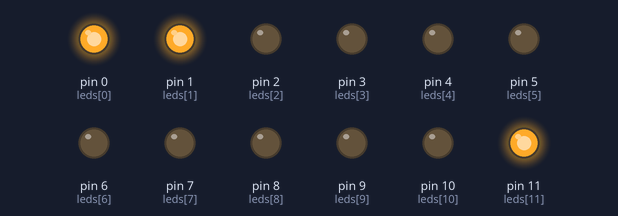
A program run on a simulated MicroPython board. On the bench: output pins drawn as LEDs (lit = HIGH).

Above: at 0.02 s.
At 0.37 s:
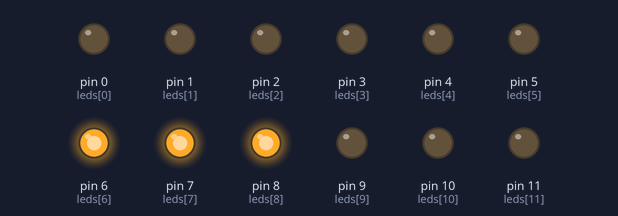
At 0.77 s:
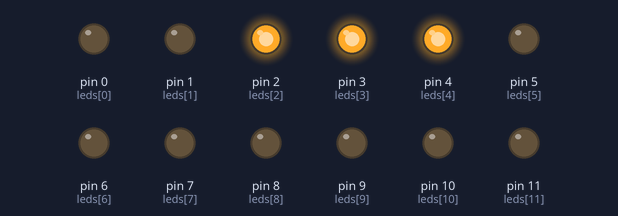
At 1.48 s:
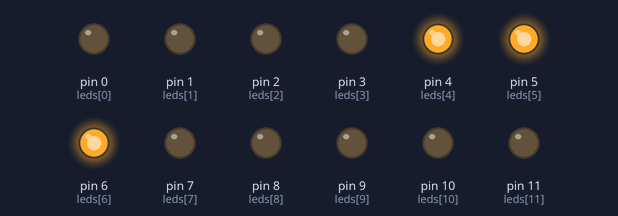
At 2.23 s:
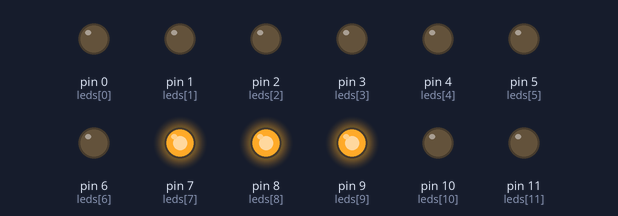
At 2.93 s:
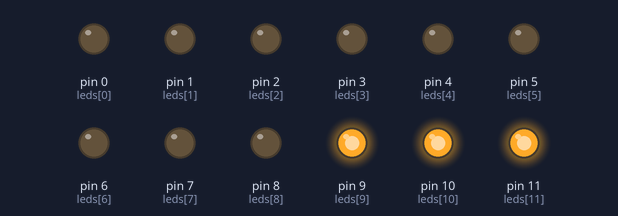
Timing chart, 0 to 3.2 s (numbered marks = the images above):
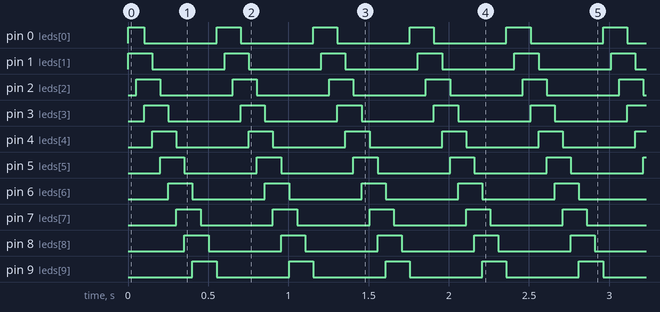

Measured:
- by itself, pin 11 (leds[11]): repeats every 0.60 s: LOW 0.45 s, HIGH 0.15 s
- by itself, pin 0 (leds[0]), pin 1 (leds[1]), pin 2 (leds[2]), pin 3 (leds[3]), pin 4 (leds[4]), pin 5 (leds[5]), pin 6 (leds[6]), pin 7 (leds[7]), pin 8 (leds[8]), pin 9 (leds[9]), pin 10 (leds[10]): alternates HIGH for 0.15 s and LOW for 0.45 s
- by itself, everything shown: repeats every 0.60 s, in 12 steps

The program:

Rotating_Beacon__NO_BUTTONS_.py
```python
from machine import Pin
import time

leds = [
    Pin(0, Pin.OUT),
    Pin(1, Pin.OUT),
    Pin(2, Pin.OUT),
    Pin(3, Pin.OUT),
    Pin(4, Pin.OUT),
    Pin(5, Pin.OUT),
    Pin(6, Pin.OUT),
    Pin(7, Pin.OUT),
    Pin(8, Pin.OUT),
    Pin(9, Pin.OUT),
    Pin(10, Pin.OUT),
    Pin(11, Pin.OUT)
]

while True:
    for pos in range(12):

        # alles uit
        for led in leds:
            led.value(0)

        # hoofdlicht
        leds[pos].value(1)

        # gloed ervoor en erachter
        leds[(pos - 1) % 12].value(1)
        leds[(pos + 1) % 12].value(1)

        time.sleep(0.05)
```
